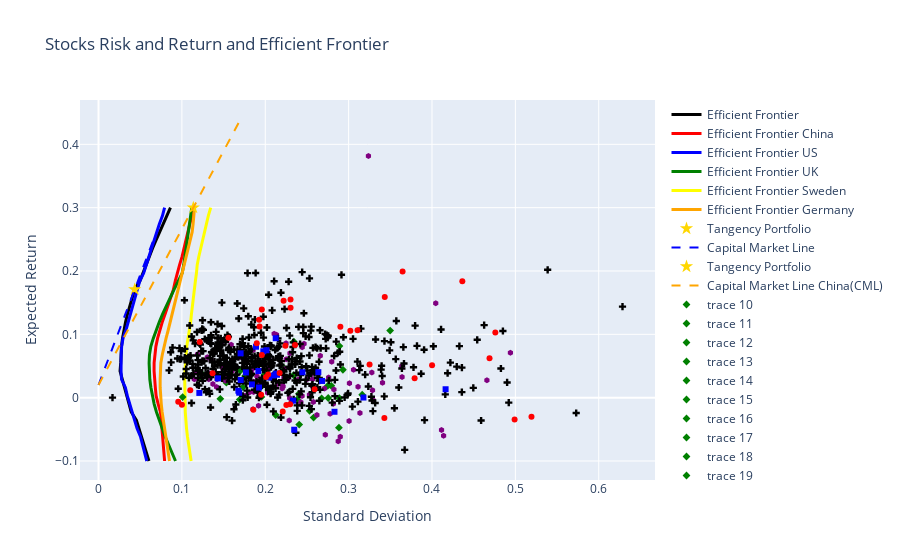

Notebook source saved alongside this figure:
### Code cell
# Add individual stocks
fig = go.Figure()


# Plot the efficient frontier
fig.add_trace(go.Scatter(
    x=efficient_risks,
    y=efficient_means,
    mode='lines',
    line=dict(color='black', width=3),
    name='Efficient Frontier'
))

# Plot the efficient frontier
fig.add_trace(go.Scatter(
    x=efficient_risks_china,
    y=efficient_means_china,
    mode='lines',
    line=dict(color='red', width=3),
    name='Efficient Frontier China'
))

# Plot the efficient frontier
fig.add_trace(go.Scatter(
    x=efficient_risks_us,
    y=efficient_means_us,
    mode='lines',
    line=dict(color='blue', width=3),
    name='Efficient Frontier US'
))

# Plot the efficient frontier
fig.add_trace(go.Scatter(
    x=efficient_risks_uk,
    y=efficient_means_uk,
    mode='lines',
    line=dict(color='green', width=3),
    name='Efficient Frontier UK'
))

# Plot the efficient frontier
fig.add_trace(go.Scatter(
    x=efficient_risks_sweden,
    y=efficient_means_sweden,
    mode='lines',
    line=dict(color='yellow', width=3),
    name='Efficient Frontier Sweden'
))

# Plot the efficient frontier
fig.add_trace(go.Scatter(
    x=efficient_risks_germany,
    y=efficient_means_germany,
    mode='lines',
    line=dict(color='orange', width=3),
    name='Efficient Frontier Germany'
))

# Calculate Sharpe Ratios for efficient portfolios
risk_free_rate = 0.02
sharpe_ratios = [(y - risk_free_rate) / x for x, y in zip(efficient_risks, efficient_means)]
max_sharpe_idx = np.argmax(sharpe_ratios)

# Tangency point on the efficient frontier
tangency_risk = efficient_risks[max_sharpe_idx]
tangency_return = efficient_means[max_sharpe_idx]

# Plot the tangency point
fig.add_trace(go.Scatter(
    x=[tangency_risk],
    y=[tangency_return],
    mode='markers',
    marker=dict(color='gold', size=10, symbol='star'),
    name='Tangency Portfolio'
))

# Plot the Capital Market Line (CML)
cml_x = [0, tangency_risk * 1.5]  # Extend the CML to the right of the tangency point
cml_y = [risk_free_rate, risk_free_rate + (tangency_return - risk_free_rate) / tangency_risk * (tangency_risk * 1.5)]
fig.add_trace(go.Scatter(
    x=cml_x,
    y=cml_y,
    mode='lines',
    line=dict(color='blue', width=2, dash='dash'),
    name='Capital Market Line'
))

# Plot the Capital Market Line (CML) for China
# Tangency point on the efficient frontier
sharpe_ratios_china = [(y - risk_free_rate) / x for x, y in zip(efficient_risks_china, efficient_means_china)]
max_sharpe_idx_china = np.argmax(sharpe_ratios_china)

tangency_risk_china = efficient_risks_china[max_sharpe_idx_china]
tangency_return_china = efficient_means_china[max_sharpe_idx_china]

# Plot the tangency point
fig.add_trace(go.Scatter(
    x=[tangency_risk_china],
    y=[tangency_return_china],
    mode='markers',
    marker=dict(color='gold', size=10, symbol='star'),
    name='Tangency Portfolio'
))

# Plot the Capital Market Line (CML)
cml_x_china = [0, tangency_risk_china * 1.5]  # Extend the CML to the right of the tangency point
cml_y_china = [risk_free_rate, risk_free_rate + (tangency_return_china - risk_free_rate) / tangency_risk_china * (tangency_risk_china * 1.5)]



fig.add_trace(go.Scatter(
    x=cml_x_china,
    y=cml_y_china,
    mode='lines',
    line=dict(color='orange', width=2, dash='dash'),
    name='Capital Market Line China(CML)'
))

# Prepare the data for plotting
standard_deviation = np.sqrt(np.diag(S))
expected_returns = mu

for i, ticker in enumerate(valid_tickers):
    marker_style = get_marker_style(ticker)
    fig.add_trace(go.Scatter(
        x=[standard_deviation[i]],
        y=[expected_returns[i]],
        mode='markers',
        marker=marker_style,
        text=[ticker],
        hoverinfo='text'
    ))

# Update layout
fig.update_layout(
    title='Stocks Risk and Return and Efficient Frontier',
    yaxis_title='Expected Return',
    xaxis_title='Standard Deviation'
)

# Show the figure
fig.show()
